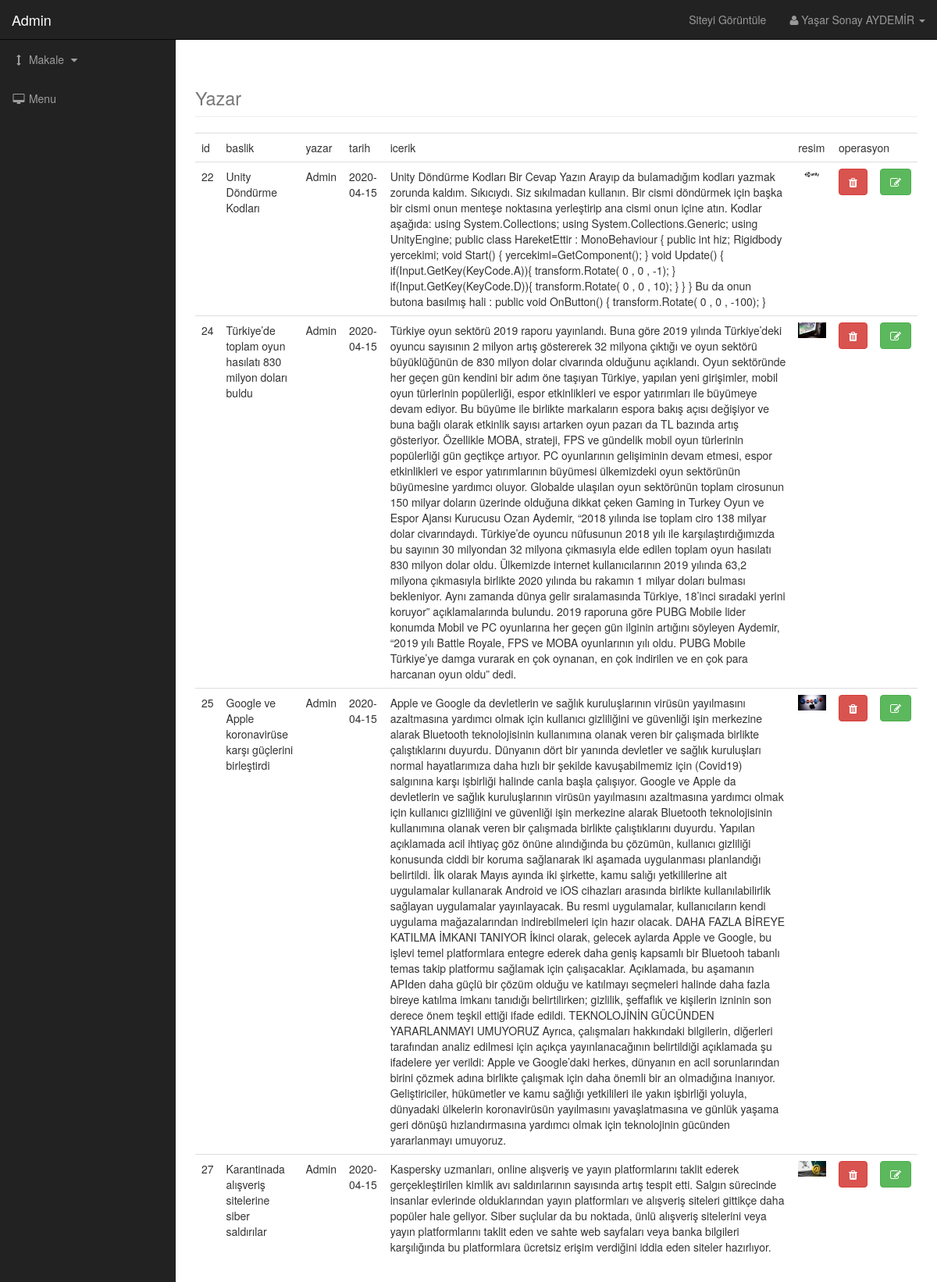
The page /admin/makaleler.php on the database its author committed.
### tables this page shows
CREATE TABLE `makale` (
  `id` int(100) NOT NULL,
  `baslik` varchar(60) DEFAULT NULL,
  `yazar` varchar(50) DEFAULT NULL,
  `tarih` date DEFAULT NULL,
  `icerik` mediumtext DEFAULT NULL,
  `resim` varchar(75) DEFAULT NULL,
  `onay` varchar(100) NOT NULL
);

### admin/admin_includes/makalegoruntule.php (the view, shortened to what this page needs)
<table class= "table table-stripped">
<tr>
<td>id</td>
<td>baslik</td>
<td>yazar</td>
<td>tarih</td>
<td>icerik</td>
<td>resim</td>
<td colspan="2">operasyon</td>
</tr>
<tr>
<?php
$query = "select * from makale";
$result = mysqli_query($con,$query);
while($row=mysqli_fetch_assoc($result))
{
?>
<td><?php echo $row['id']?></td>
<td><?php echo $row['baslik']?></td>
<td><?php echo $row['yazar']?></td>
<td><?php echo $row['tarih']?></td>
<td><?php echo $row['icerik']?></td>
<td><img width="100" height="100" class="img-responsive" src="../imgs/<?php echo $row['resim']?>"></td>
<td><a href="makaleler.php?del=<?php echo $row['id']; ?>" class="btn btn-danger"><span class="fa fa-trash"></span></a></td>
<td><a href="makaleler.php?opt=makale_duzenle.php&p_id=<?php echo $row['id']; ?>" class="btn btn-success"><span class="fa fa-edit"></span></a></td>
</tr>
<?php
}
?>
</table>

### admin/css/sb-admin.css (style rules this page uses)
body { margin-top: 100px; background-color: #222; }
@media (min-width:768px) { body { margin-top: 50px; } }

### rows shown on the page
makale: id "22", baslik "Unity Döndürme Kodları", yazar "Admin", tarih "2020-04-15", icerik "Unity Döndürme Kodları Bir Cevap Yazın Arayıp da bulamadığım kodları yazmak zorunda kaldım. Sıkıcıydı. Siz sıkılmadan kullanın. Bir cismi döndürmek için başka bir cismi onun menteşe noktasına yerleştirip ana cismi onun içine atın. Kodlar aşağıda: using System.Collections; using System.Collections.Generic; using UnityEngine; public class HareketEttir : MonoBehaviour { public int hiz; Rigidbody yercekimi; void Start() { yercekimi=GetComponent (); } void Update() { if(Input.GetKey(KeyCode.A)){ transform.Rotate( 0 , 0 , -1); } if(Input.GetKey(KeyCode.D)){ transform.Rotate( 0 , 0 , 10); } } } Bu da onun butona basılmış hali : public void OnButton() { transform.Rotate( 0 , 0 , -100); }", resim (picture)
makale: id "24", baslik "Türkiye’de toplam oyun hasılatı 830 milyon doları buldu", yazar "Admin", tarih "2020-04-15", icerik "Türkiye oyun sektörü 2019 raporu yayınlandı. Buna göre 2019 yılında Türkiye’deki oyuncu sayısının 2 milyon artış göstererek 32 milyona çıktığı ve oyun sektörü büyüklüğünün de 830 milyon dolar civarında olduğunu açıklandı. Oyun sektöründe her geçen gün kendini bir adım öne taşıyan Türkiye, yapılan yeni girişimler, mobil oyun türlerinin popülerliği, espor etkinlikleri ve espor yatırımları ile büyümeye devam ediyor. Bu büyüme ile birlikte markaların espora bakış açısı değişiyor ve buna bağlı olarak etkinlik sayısı artarken oyun pazarı da TL bazında artış gösteriyor. Özellikle MOBA, strateji, FPS ve gündelik mobil oyun türlerinin popülerliği gün geçtikçe artıyor. PC oyunlarının gelişiminin…", resim (picture)
makale: id "25", baslik "Google ve Apple koronavirüse karşı güçlerini birleştirdi", yazar "Admin", tarih "2020-04-15", icerik "Apple ve Google da devletlerin ve sağlık kuruluşlarının virüsün yayılmasını azaltmasına yardımcı olmak için kullanıcı gizliliğini ve güvenliği işin merkezine alarak Bluetooth teknolojisinin kullanımına olanak veren bir çalışmada birlikte çalıştıklarını duyurdu. Dünyanın dört bir yanında devletler ve sağlık kuruluşları normal hayatlarımıza daha hızlı bir şekilde kavuşabilmemiz için (Covid19) salgınına karşı işbirliği halinde canla başla çalışıyor. Google ve Apple da devletlerin ve sağlık kuruluşlarının virüsün yayılmasını azaltmasına yardımcı olmak için kullanıcı gizliliğini ve güvenliği işin merkezine alarak Bluetooth teknolojisinin kullanımına olanak veren bir çalışmada birlikte…", resim (picture)
makale: id "27", baslik "Karantinada alışveriş sitelerine siber saldırılar", yazar "Admin", tarih "2020-04-15", icerik "Kaspersky uzmanları, online alışveriş ve yayın platformlarını taklit ederek gerçekleştirilen kimlik avı saldırılarının sayısında artış tespit etti. Salgın sürecinde insanlar evlerinde olduklarından yayın platformları ve alışveriş siteleri gittikçe daha popüler hale geliyor. Siber suçlular da bu noktada, ünlü alışveriş sitelerini veya yayın platformlarını taklit eden ve sahte web sayfaları veya banka bilgileri karşılığında bu platformlara ücretsiz erişim verdiğini iddia eden siteler hazırlıyor.", resim (picture)
